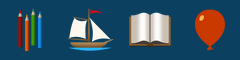
#> input picture tests/examples/img1.png, 240 x 60 px, found by its file name; the run also reads 1 picture not shown here
$ python testFunctionSolveCaptcha.py
#> lines starting #> are read from the running program, lines starting #| are printed output that depends on the picture
### SolveCaptcha.py
import pytesseract
import cv2
from PIL import Image
import os
import logging

if os.name == 'nt':
  TESSERACT_PATH = "C:/Users/soludev5/AppData/Local/Programs/Tesseract-OCR/tesseract.exe"  # <------ /!\ CHANGE THIS /!\
  pytesseract.pytesseract.tesseract_cmd = TESSERACT_PATH

NUMBER_OF_IMAGE_IN_CAPTCHA = 4

def extractText(textImg):
    """This function returns a string which represents the name of the image that the text in `textImg` is describing.
    Parameters
    ----------
    textImg : PIL.Image
        a picture that contains text, which can be OCR-ed by tesseract.

    Returns
    -------
    captchaImgTitle : str
        a string representing the name of the image that `textImg` is describing.
    """

    new_img = Image.new("RGB", textImg.size, (0, 0, 0))
    new_img.paste(textImg, mask=textImg.split()[3])  # 3 is the alpha channel

    # Perform text extraction
    data = pytesseract.image_to_string(new_img, lang='eng')

    # Format
    data.strip()
    sentence = data[:-3]

    logging.info(sentence)

    # format string
    captchaImgTitle = sentence.split('onto')[0].split('Drag the')[-1].strip()

    return captchaImgTitle


def solveCaptcha(textImg, captchaImg, collectionPath):
    """This function return an integer in the range [0,3]. This integer represents the ordinal position of the image described textually in `textImg`, found in `collectionPath` within `captchaImg`.
    Parameters
    ----------
    textImg : PIL.Image
        a picture that contains text, which can be OCR-ed by tesseract.
    captchaImg : numpy.ndarray
        a picture that contains within itself 4 pictures. This function will search for the index of the image described in `textImg` within this image and return it.

    Returns
    -------
    resultReturn : int
        an integer representing the index of the image described in `textImg` within `captchaImg`.
    """
    ##############
    # Read Text  #
    ##############

    captchaImgTitle = extractText(textImg)

    # print string
    logging.info(captchaImgTitle)

    ################################
    # Search for img in collection #
    ################################

    imgName = captchaImgTitle.lower().replace(' ', '_') + ".png"
    assert os.path.isfile(collectionPath + imgName), "Image not found"

    logging.info("Image found in collection :D")

    #########################
    # Detect img in Captcha #
    #########################

    method = cv2.TM_SQDIFF_NORMED

    # Read the images from the file
    small_image = cv2.imread(collectionPath + imgName)
    large_image = captchaImg

    result = cv2.matchTemplate(small_image, large_image, method)

    # We want the minimum squared difference
    mn, _, mnLoc, _ = cv2.minMaxLoc(result)

    # Extract the coordinates of our best match
    MPx, MPy = mnLoc

    # Get the size of the template. This is the same size as the match.
    trows, tcols = small_image.shape[:2]

    # Get the coordinates of the template center on large_image
    centerPointx = MPx + int(tcols/2)
    centerPointy = MPy + int(trows/2)

    #################
    # Return number #
    #################

    # Get the width of large_image
    largeWidth = large_image.shape[1]
    # Get the width of 1/N large_image
    widthQuarter = largeWidth/NUMBER_OF_IMAGE_IN_CAPTCHA

    # Check the location of the centerPointx
    for i in range(0, NUMBER_OF_IMAGE_IN_CAPTCHA):
        if centerPointx >= widthQuarter*i and centerPointx < widthQuarter*(i+1):
            resultReturn = i
            break

    logging.info("img n°", resultReturn+1)

    return resultReturn

### tests/testFunctionSolveCaptcha.py
import cv2
from PIL import Image
import sys
import os
sys.path.append( os.path.dirname( os.path.dirname( os.path.abspath(__file__) ) ) )
from SolveCaptcha import solveCaptcha

TEXT_IMAGE_PATH = "tests/examples/txt1.png"
CAPTCHA_IMAGE_PATH = "tests/examples/img1.png"
COLLECTION_FOLDER_PATH = "collection/"

textImg = Image.open(TEXT_IMAGE_PATH)
textImg.load()

captchaImg = cv2.imread(CAPTCHA_IMAGE_PATH)
#> captchaImg is the input picture: shape (60, 240, 3); mean B, G, R 100.7, 82.8, 53

result = solveCaptcha(textImg, captchaImg, COLLECTION_FOLDER_PATH)
#> in extractText, `new_img = Image.new("RGB", textImg.size, (0, 0, 0))`: new_img: PIL image 330x19 RGB; every value is 0
#> in extractText, `new_img.paste(textImg, mask=textImg.split()[3])`:
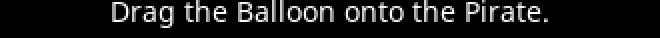
#> new_img: PIL image 330x19 RGB (shown 2 times larger); min 0, max 255, mean 24.3
#> (the run stopped early here; a loop or call above may not have finished)
